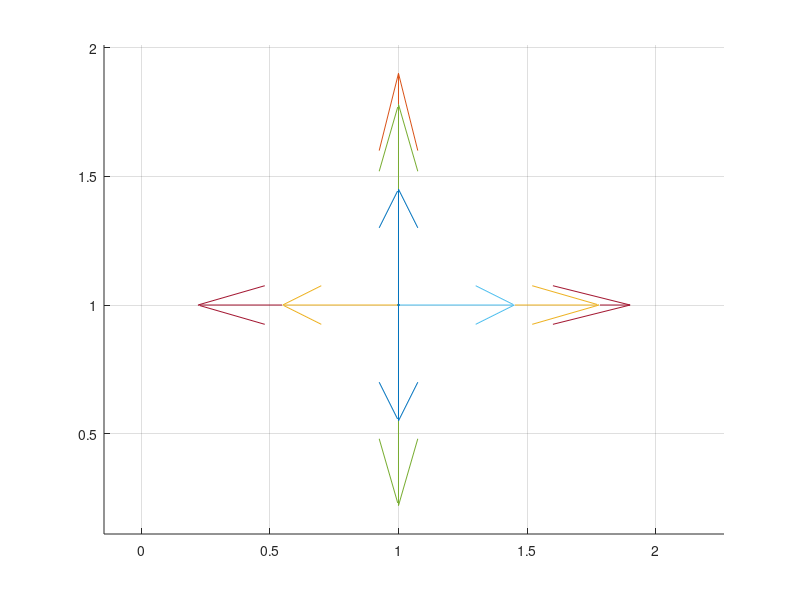

Recreate this plot in MATLAB.
function   Arbitrary_Axis_PLot
%Wikipedia
%phi is theta in this function and theta is phi
figure
hold
plot3(1,1,0,'.');
for theta=0:90:359.9999
    
    for phi=0:30:90
        x=sind(phi)*cosd(theta);
        y=sind(phi)*sind(theta);
        z=cosd(phi);
        rot_vec=[x,y,z];
        norm(rot_vec);
        if phi~=90
        quiver3(1,1,1,x,y,z);
        elseif theta<180 &&theta>=0
            quiver3(1,1,1,x,y,z);
        end
        grid on
    end
end
axis equal
end

